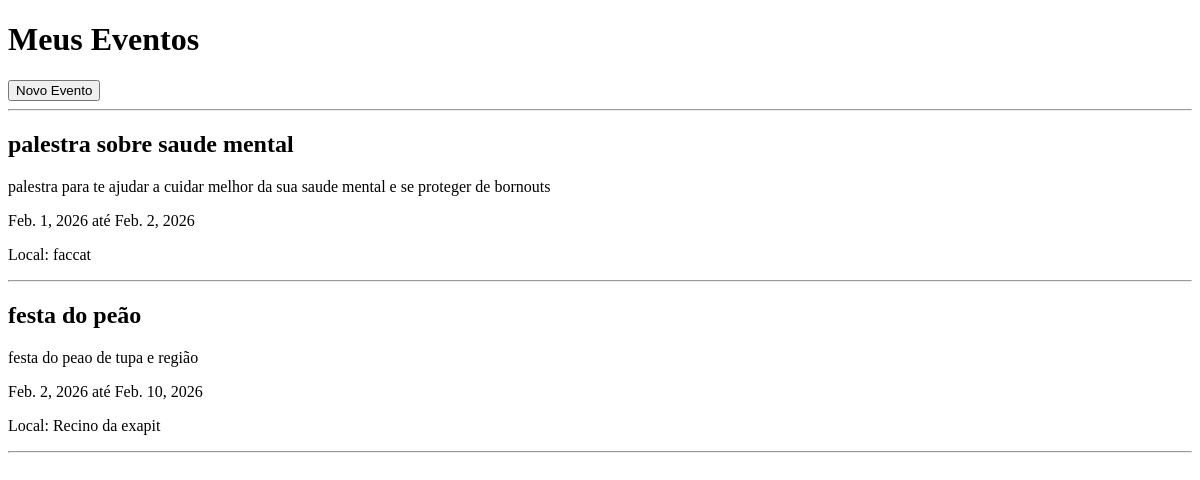
The page /events/ (signed in) on the database as committed earlier.
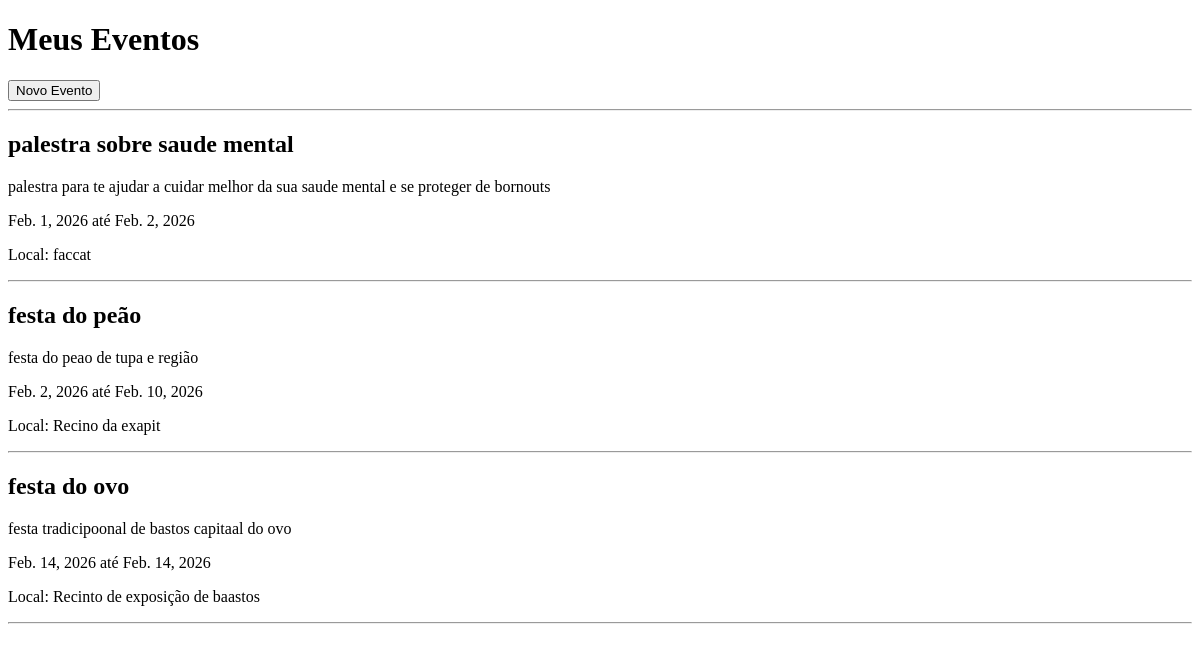
The same page on the database as committed later.
### events/models.py (models this page shows, shortened)
class Event(models.Model):
    organizer = models.ForeignKey(User, on_delete=models.CASCADE)
    name = models.CharField(max_length=200)
    description = models.TextField()
    start_date = models.DateField()
    end_date = models.DateField()
    location = models.CharField(max_length=200)
    created_at = models.DateTimeField(auto_now_add=True)

### events/views.py (the view)
# urls.py: path('', views.event_list, name='event_list'),
@login_required
def event_list(request):
    events = Event.objects.filter(organizer=request.user)
    return render(request, 'events/event_list.html', {'events': events})

### events/templates/events/event_list.html (shortened to what this page needs)
<!DOCTYPE html>
<html>
<head>
</head>
<body>
    <h1>Meus Eventos</h1>
    <a href="{% url 'create_event' %}">
        <button> Novo Evento </button>
    </a>
    <hr>
    {% for event in events %}
        <div style="margin-bottom:20px;">
            <h2>{{ event.name }}</h2>
            <p>{{ event.description }}</p>
            <p>{{ event.start_date }} até {{ event.end_date }}</p>
            <p>Local: {{ event.location }}</p>
            <hr>
        </div>
    {% empty %}
        <p>Nenhum evento cadastrado.</p>
    {% endfor %}
</body>
</html>

Rows that differ between the two databases and show on the page:
added Event: name "festa do ovo", description "festa tradicipoonal de bastos capitaal do ovo", start_date "Feb. 14, 2026", end_date "Feb. 14, 2026", location "Recinto de exposição de baastos"
